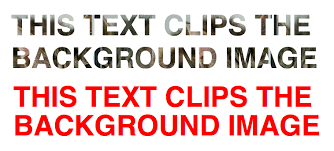
#> input picture imgs/test1.png, 334 x 151 px, found by its file name
$ python index.py
#> lines starting #> are read from the running program, lines starting #| are printed output that depends on the picture
import cv2
import numpy as np
import pytesseract
from PIL import Image

# Path of working folder on Disk
src_path = "D:/python/convert/imgs/"

def get_string(img_path):

    # tesseract
#> called with img_path = 'D:/python/convert/imgs/test1.png'
    pytesseract.pytesseract.tesseract_cmd = r"C:/Program Files/Tesseract-OCR/tesseract.exe"

    # Read image with opencv
    img = cv2.imread(img_path)
#> img is the input picture: shape (151, 334, 3); mean B, G, R 205.2, 206.8, 235.8

    # Convert to gray
    img = cv2.cvtColor(img, cv2.COLOR_BGR2GRAY)
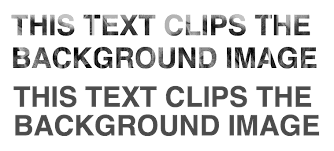
#> img: shape (151, 334); min 0, max 255, mean 215.3

    # Apply dilation and erosion to remove some noise
    kernel = np.ones((1, 1), np.uint8)
    img = cv2.dilate(img, kernel, iterations=1)
    img = cv2.erode(img, kernel, iterations=1)

    # Write image after removed noise
    # cv2.imwrite(src_path + "removed_noise.png", img)

    #  Apply threshold to get image with only black and white
    #img = cv2.adaptiveThreshold(img, 255, cv2.ADAPTIVE_THRESH_GAUSSIAN_C, cv2.THRESH_BINARY, 31, 2)

    # Write the image after apply opencv to do some ...
    cv2.imwrite(src_path + "optimizes/optimize.png", img)

    # Recognize text with tesseract for python
#> (the run stopped early here; a loop or call above may not have finished)
